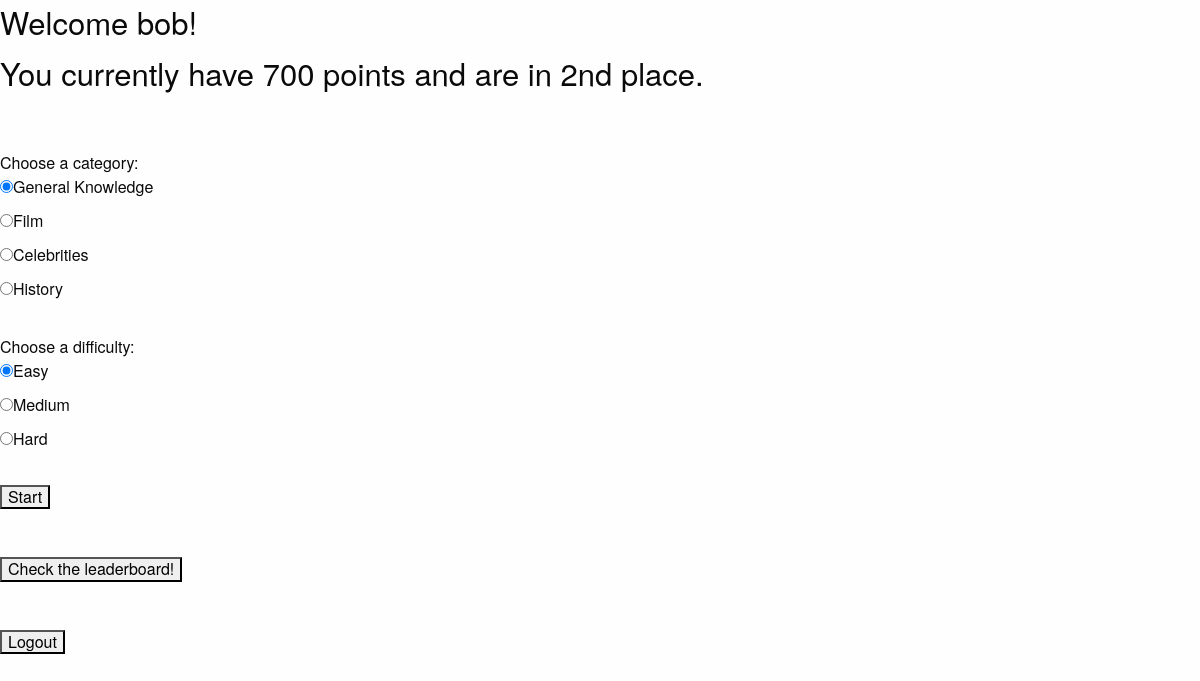
The page /welcome (signed in) on the database as committed earlier.
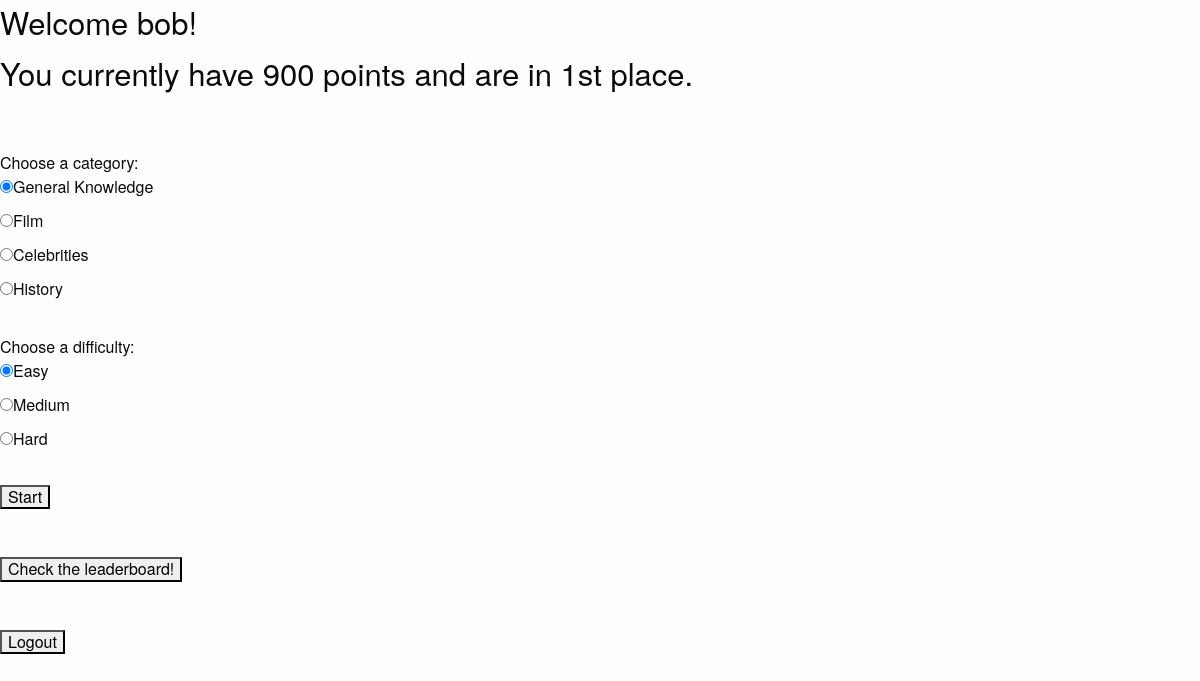
The same page on the database as committed later.
### tables this page shows
CREATE TABLE peeps (username TEXT PRIMARY KEY, password TEXT NOT NULL, score INTEGER, placement INTEGER);

### app.py (the view)
@app.route("/welcome", methods=["GET", "POST"])
def welcome():
    return render_template("welcome.html", name=session["username"], score=database.getScore(session["username"])[0], place=getStringEnding(database.getPlacement(session["username"])))

### app.py (called while the page is built)
def getStringEnding(place):
	place = place[0]
	end = place % 10
	if end == 1:
		return str(place) + "st"
	elif end == 2:
		return str(place) + "nd"
	elif end == 3:
		return str(place) + "rd"
	else:
		return str(place) + "th"

### utils/database.py (called while the page is built)
def openDatabase():
    f="data/users.db"
    db = sqlite3.connect(f) #open if f exists, otherwise create
    return db, db.cursor()    #facilitate db ops

def closeDatabase(db):
    db.commit() #save changes
    db.close()  #close database

def getScore(username):
    db, c = openDatabase()
    cm = 'SELECT score FROM peeps WHERE username = "%s";' %username
    x = c.execute(cm)
    for i in x:
        score = i
    closeDatabase(db)
    return score

def getPlacement(username):
    db, c = openDatabase()
    cm = 'SELECT placement FROM peeps WHERE username = "%s";' %username
    x = c.execute(cm)
    for i in x:
        place = i
    closeDatabase(db)
    return place

### templates/welcome.html (shortened to what this page needs)
{% extends "base.html" %}
{% block body %}
<h3>Welcome {{name}}!</h3>
<h3>You currently have {{score}} points and are in {{place}} place.</h3>
<br><br>
<form method="POST" action="/makegame">
  Choose a category:<br>
  <input type="radio" name="cat" value="9" checked>General Knowledge<br>
  <input type="radio" name="cat" value="11">Film<br>
  <input type="radio" name="cat" value="26">Celebrities<br>
  <input type="radio" name="cat" value="23">History<br><br>
  Choose a difficulty:<br>
  <input type="radio" name="diff" value="easy" checked>Easy<br>
  <input type="radio" name="diff" value="medium">Medium<br>
  <input type="radio" name="diff" value="hard">Hard<br><br>
  <input type="submit" value="Start" name="submit">
</form>
<br><br>
<form method="POST" action="/leaderboard">
	<input type="submit" value="Check the leaderboard!" name="submit">
</form>
<br><br>
<form method="POST" action="/logout">
	<input type="submit" value="Logout" name="submit">
</form>
{% endblock %}

### templates/base.html (shortened to what this page needs)
<!DOCTYPE html>
<html>
  <head>
    <link rel="stylesheet" href="foundation.css">
  </head>
  <body>
  {% block body %}
  {% endblock %}
  </body>
</html>

Rows that differ between the two databases and show on the page:
changed peeps "bob": score "700" → "900"
Other text that changed with them:
{{ place }}: "2nd" → "1st"
